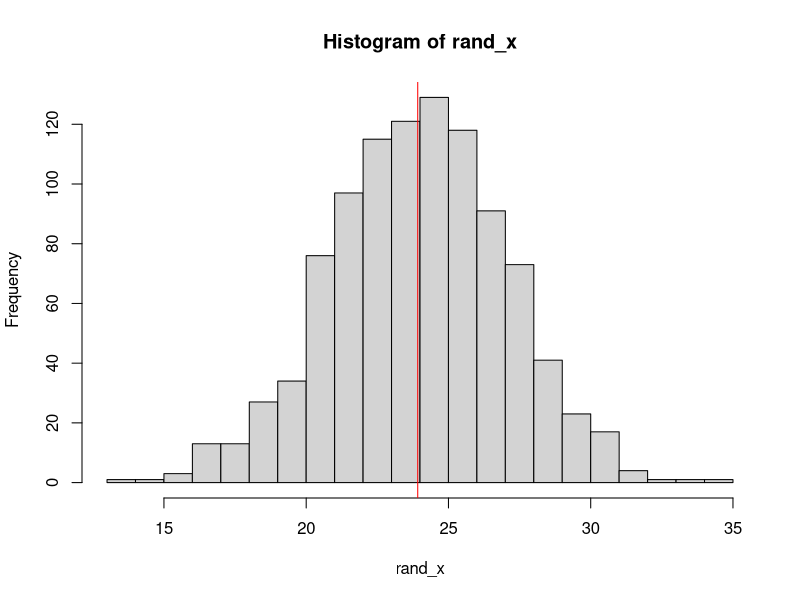

This chart was generated by the following R code:
## PlotRandom.R
## Directory: ../STA308/Random Functions
## Original: 06 Oct 2021
##
## Purpose:
##    A function that will generate a random sample
##     of Normal values, plot a histogram with an 
##     overlaid mean on the plot.
##
## Inputs:
##     numpts = the number of points to generate
##     mu = the theoretical mean of the Normal distribution
##     sigma = the standard deviation of the Normal distribution
##     numbins = the number of bins for the histogram
##     meanColor = the color for the overlaid mean
##     seed = a random number generator seed, to ensure
##            reproducibility
## Outputs: A list with the following elements
##     Random_values = a vector with the generated random 
##                     values
##     Mean_x = the sample mean of Random_values
##     SD_x = the sample standard deviation of Random_values

plotRandomNormals <- function(numpts=1000, numbins=15, mu=24, sigma=3, meanColor="red", seed=8675309) {
  set.seed(seed)
  rand_x <- rnorm(numpts, mean=mu, sd=sigma)
  mean_x <- mean(rand_x)
  hist(rand_x, breaks=numbins)
  abline(v=mean_x, col=meanColor)
  list(Random_values = rand_x,
       Mean_x = mean_x,
       SD_x = sd(rand_x) )
}

## Test the function

plotRandomNormals
plotRandomNormals()
